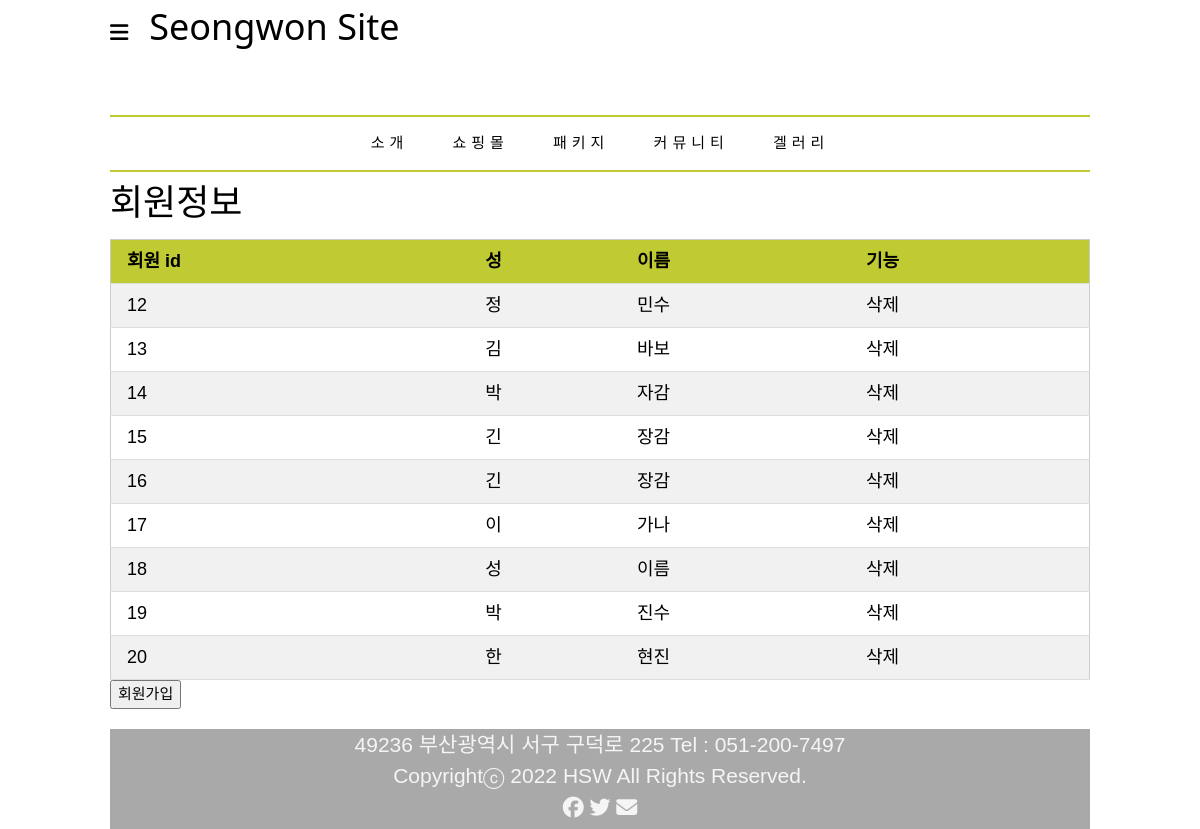
The page /user/ on the database its author committed.
### app/models.py (models this page shows)
class Members(models.Model):
    firstname = models.CharField(max_length=255)
    lastname = models.CharField(max_length=255)

### app/views.py (the view)
# urls.py: path("user/", views.datalist, name="list"),
def datalist(request):
    m = Members.objects.all().values()
    context = {
    'm' : m,
    }
    template = loader.get_template('list.html')
    return HttpResponse(template.render(context,request))

### app/templates/list.html
{% extends 'base.html' %}
{% block content %}
    <h1> 회원정보 </h1>
    <table class="w3-table-all w3-hoverable">
        <tr>
            <th> 회원 id</th>
            <th> 성 </th>
            <th> 이름 </th>
            <th> 기능 </th>
        </tr>
        {% for x in m %}
        <tr>
            <td><a href="update/{{ x.id }}">{{ x.id}}</a></td>
            <td> {{ x.firstname}} </td>
            <td> {{ x.lastname}} </td>
            <td><a href="delete/{{ x.id }}">삭제</a></td>
        </tr>
        {% endfor %}
    </table>
    <div><a href="add/"><button> 회원가입 </button></a></div>
{% endblock %}

### static/mystyle.css (style rules this page uses)
* { font-family: "맑은 고딕", Arial, Helvetica, sans-serif; line-height: 150%; }
body { margin-top: 20px; margin: 0 auto; max-width: 980px; }
a { text-decoration: none; }
table { width: 90%; margin: 0 auto; font-size: 1.2em; border: 0px; }
table th { background-color: #c0ca33; }

### static/w3.css (style rules this page uses)
*,*:before,*:after { box-sizing:inherit }
html { -ms-text-size-adjust:100%;-webkit-text-size-adjust:100% }
body { margin:0 }
a { background-color:transparent }
button,input,select,textarea,optgroup { font:inherit;margin:0 }
button,input { overflow:visible }
button,select { text-transform:none }
button,[type=button],[type=reset],[type=submit] { -webkit-appearance:button }
html,body { font-family:Verdana,sans-serif;font-size:15px;line-height:1.5 }
html { overflow-x:hidden }
h1 { font-size:36px }
h1,h2,h3,h4,h5,h6 { font-family:"Segoe UI",Arial,sans-serif;font-weight:400;margin:10px 0 }
a { color:inherit }
.w3-table,.w3-table-all { border-collapse:collapse;border-spacing:0;width:100%;display:table }
.w3-table-all { border:1px solid #ccc }
.w3-bordered tr,.w3-table-all tr { border-bottom:1px solid #ddd }
.w3-table-all tr:nth-child(odd) { background-color:#fff }
.w3-table-all tr:nth-child(even) { background-color:#f1f1f1 }
.w3-table td,.w3-table th,.w3-table-all td,.w3-table-all th { padding:8px 8px;display:table-cell;text-align:left;vertical-align:top }
.w3-table th:first-child,.w3-table td:first-child,.w3-table-all th:first-child,.w3-table-all td:first-child { padding-left:16px }

### app/templates/base.html (style rules this page uses)
body { max-width: 980px;; margin: auto; }

### rows shown on the page
Members: id "12", firstname "정", lastname "민수"
Members: id "13", firstname "김", lastname "바보"
Members: id "14", firstname "박", lastname "자감"
Members: id "15", firstname "긴", lastname "장감"
Members: id "16", firstname "긴", lastname "장감"
Members: id "17", firstname "이", lastname "가나"
Members: id "18", firstname "성", lastname "이름"
Members: id "19", firstname "박", lastname "진수"
Members: id "20", firstname "한", lastname "현진"
